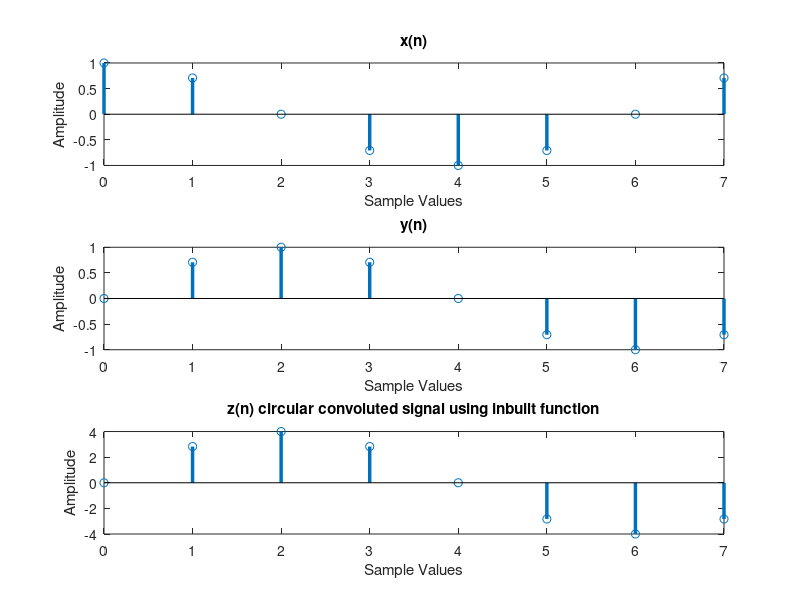

Source code (MATLAB):
clc;
clear all;
close all;
 
n = 0:1:7;
N = 8;
x = cos(2*pi*n/N)
subplot(3,1,1); % plotting signal x in discrete form
stem(n,x,'LineWidth',2.5);
xlabel('Sample Values');
ylabel('Amplitude');
title('x(n)');
 
y = sin(2*pi*n/N)
subplot(3,1,2); % plotting signal y in discrete form
stem(n,y,'LineWidth',2.5);
xlabel('Sample Values');
ylabel('Amplitude');
title('y(n)');
 
z = cconv(x,y,N) % using in-built circular convolution function
subplot(3,1,3); %plotting signal z in discrete form
stem(n,z,'LineWidth',2.5);
xlabel('Sample Values');
ylabel('Amplitude');
title('z(n) circular convoluted signal using inbuilt function');